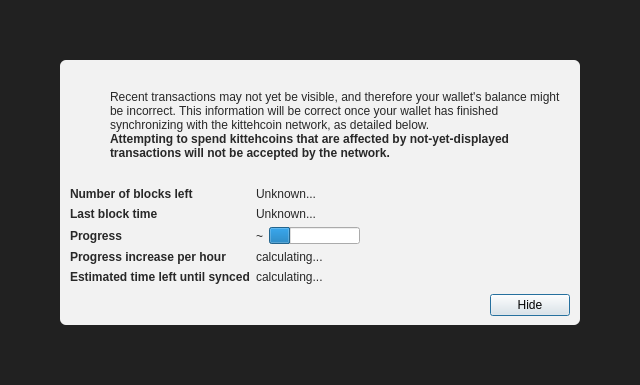
<?xml version="1.0" encoding="UTF-8"?>
<ui version="4.0">
 <class>ModalOverlay</class>
 <widget class="QWidget" name="ModalOverlay">
  <property name="geometry">
   <rect>
    <x>0</x>
    <y>0</y>
    <width>640</width>
    <height>385</height>
   </rect>
  </property>
  <property name="windowTitle">
   <string>Form</string>
  </property>
  <layout class="QVBoxLayout" name="verticalLayout" stretch="0">
   <property name="sizeConstraint">
    <enum>QLayout::SetDefaultConstraint</enum>
   </property>
   <property name="leftMargin">
    <number>0</number>
   </property>
   <property name="topMargin">
    <number>0</number>
   </property>
   <property name="rightMargin">
    <number>0</number>
   </property>
   <property name="bottomMargin">
    <number>0</number>
   </property>
   <item>
    <widget class="QWidget" name="bgWidget" native="true">
     <property name="styleSheet">
      <string notr="true">#bgWidget { background: rgba(0,0,0,220); }</string>
     </property>
     <layout class="QVBoxLayout" name="verticalLayoutMain" stretch="1">
      <property name="leftMargin">
       <number>60</number>
      </property>
      <property name="topMargin">
       <number>60</number>
      </property>
      <property name="rightMargin">
       <number>60</number>
      </property>
      <property name="bottomMargin">
       <number>60</number>
      </property>
      <item>
       <widget class="QWidget" name="contentWidget" native="true">
        <property name="styleSheet">
         <string notr="true">#contentWidget { background: rgba(255,255,255,240); border-radius: 6px; }

QLabel { color: rgb(40,40,40);  }</string>
        </property>
        <layout class="QVBoxLayout" name="verticalLayoutSub" stretch="1,0,0,0">
         <property name="spacing">
          <number>0</number>
         </property>
         <property name="leftMargin">
          <number>10</number>
         </property>
         <property name="topMargin">
          <number>10</number>
         </property>
         <property name="rightMargin">
          <number>10</number>
         </property>
         <property name="bottomMargin">
          <number>10</number>
         </property>
         <item>
          <layout class="QHBoxLayout" name="horizontalLayoutIconText" stretch="0,1">
           <property name="topMargin">
            <number>20</number>
           </property>
           <item>
            <layout class="QVBoxLayout" name="verticalLayoutIcon">
             <property name="leftMargin">
              <number>0</number>
             </property>
             <item>
              <widget class="QPushButton" name="warningIcon">
               <property name="enabled">
                <bool>false</bool>
               </property>
               <property name="text">
                <string/>
               </property>
               <property name="icon">
                <iconset>
                 <normaloff>:/icons/warning</normaloff>
                 <disabledoff>:/icons/warning</disabledoff>:/icons/warning</iconset>
               </property>
               <property name="iconSize">
                <size>
                 <width>48</width>
                 <height>48</height>
                </size>
               </property>
               <property name="flat">
                <bool>true</bool>
               </property>
              </widget>
             </item>
             <item>
              <spacer name="verticalSpacerWarningIcon">
               <property name="orientation">
                <enum>Qt::Vertical</enum>
               </property>
               <property name="sizeHint" stdset="0">
                <size>
                 <width>20</width>
                 <height>40</height>
                </size>
               </property>
              </spacer>
             </item>
            </layout>
           </item>
           <item>
            <layout class="QVBoxLayout" name="verticalLayoutInfoText">
             <property name="leftMargin">
              <number>0</number>
             </property>
             <property name="topMargin">
              <number>0</number>
             </property>
             <item>
              <widget class="QLabel" name="infoText">
               <property name="text">
                <string>Recent transactions may not yet be visible, and therefore your wallet's balance might be incorrect. This information will be correct once your wallet has finished synchronizing with the kittehcoin network, as detailed below.</string>
               </property>
               <property name="textFormat">
                <enum>Qt::RichText</enum>
               </property>
               <property name="wordWrap">
                <bool>true</bool>
               </property>
              </widget>
             </item>
             <item>
              <widget class="QLabel" name="infoTextStrong">
               <property name="font">
                <font>
                 <weight>75</weight>
                 <bold>true</bold>
                </font>
               </property>
               <property name="text">
                <string>Attempting to spend kittehcoins that are affected by not-yet-displayed transactions will not be accepted by the network.</string>
               </property>
               <property name="textFormat">
                <enum>Qt::RichText</enum>
               </property>
               <property name="wordWrap">
                <bool>true</bool>
               </property>
              </widget>
             </item>
             <item>
              <spacer name="verticalSpacerInTextSpace">
               <property name="orientation">
                <enum>Qt::Vertical</enum>
               </property>
               <property name="sizeHint" stdset="0">
                <size>
                 <width>20</width>
                 <height>40</height>
                </size>
               </property>
              </spacer>
             </item>
            </layout>
           </item>
          </layout>
         </item>
         <item>
          <spacer name="verticalSpacerAfterText">
           <property name="orientation">
            <enum>Qt::Vertical</enum>
           </property>
           <property name="sizeHint" stdset="0">
            <size>
             <width>20</width>
             <height>40</height>
            </size>
           </property>
          </spacer>
         </item>
         <item>
          <layout class="QFormLayout" name="formLayout">
           <property name="fieldGrowthPolicy">
            <enum>QFormLayout::FieldsStayAtSizeHint</enum>
           </property>
           <property name="horizontalSpacing">
            <number>6</number>
           </property>
           <property name="verticalSpacing">
            <number>6</number>
           </property>
           <property name="topMargin">
            <number>10</number>
           </property>
           <item row="0" column="0">
            <widget class="QLabel" name="labelNumberOfBlocksLeft">
             <property name="font">
              <font>
               <weight>75</weight>
               <bold>true</bold>
              </font>
             </property>
             <property name="text">
              <string>Number of blocks left</string>
             </property>
            </widget>
           </item>
           <item row="0" column="1">
            <widget class="QLabel" name="numberOfBlocksLeft">
             <property name="text">
              <string>Unknown...</string>
             </property>
            </widget>
           </item>
           <item row="1" column="0">
            <widget class="QLabel" name="labelLastBlockTime">
             <property name="font">
              <font>
               <weight>75</weight>
               <bold>true</bold>
              </font>
             </property>
             <property name="text">
              <string>Last block time</string>
             </property>
            </widget>
           </item>
           <item row="1" column="1">
            <widget class="QLabel" name="newestBlockDate">
             <property name="sizePolicy">
              <sizepolicy hsizetype="Maximum" vsizetype="Preferred">
               <horstretch>0</horstretch>
               <verstretch>0</verstretch>
              </sizepolicy>
             </property>
             <property name="text">
              <string>Unknown...</string>
             </property>
            </widget>
           </item>
           <item row="2" column="0">
            <widget class="QLabel" name="labelSyncDone">
             <property name="font">
              <font>
               <weight>75</weight>
               <bold>true</bold>
              </font>
             </property>
             <property name="text">
              <string>Progress</string>
             </property>
            </widget>
           </item>
           <item row="2" column="1">
            <layout class="QHBoxLayout" name="horizontalLayoutSync" stretch="0,1">
             <item>
              <widget class="QLabel" name="percentageProgress">
               <property name="text">
                <string notr="true">~</string>
               </property>
              </widget>
             </item>
             <item>
              <widget class="QProgressBar" name="progressBar">
               <property name="value">
                <number>24</number>
               </property>
               <property name="format">
                <string/>
               </property>
              </widget>
             </item>
            </layout>
           </item>
           <item row="4" column="0">
            <widget class="QLabel" name="labelProgressIncrease">
             <property name="font">
              <font>
               <weight>75</weight>
               <bold>true</bold>
              </font>
             </property>
             <property name="text">
              <string>Progress increase per hour</string>
             </property>
            </widget>
           </item>
           <item row="4" column="1">
            <widget class="QLabel" name="progressIncreasePerH">
             <property name="text">
              <string>calculating...</string>
             </property>
            </widget>
           </item>
           <item row="5" column="0">
            <widget class="QLabel" name="labelEstimatedTimeLeft">
             <property name="font">
              <font>
               <weight>75</weight>
               <bold>true</bold>
              </font>
             </property>
             <property name="text">
              <string>Estimated time left until synced</string>
             </property>
            </widget>
           </item>
           <item row="5" column="1">
            <widget class="QLabel" name="expectedTimeLeft">
             <property name="text">
              <string>calculating...</string>
             </property>
            </widget>
           </item>
          </layout>
         </item>
         <item>
          <layout class="QHBoxLayout" name="horizontalLayoutButtons">
           <property name="leftMargin">
            <number>10</number>
           </property>
           <property name="topMargin">
            <number>10</number>
           </property>
           <item>
            <spacer name="horizontalSpacer">
             <property name="orientation">
              <enum>Qt::Horizontal</enum>
             </property>
             <property name="sizeHint" stdset="0">
              <size>
               <width>40</width>
               <height>20</height>
              </size>
             </property>
            </spacer>
           </item>
           <item>
            <widget class="QPushButton" name="closeButton">
             <property name="text">
              <string>Hide</string>
             </property>
             <property name="shortcut">
              <string>Esc</string>
             </property>
             <property name="focusPolicy">
              <enum>Qt::StrongFocus</enum>
             </property>
             <property name="default">
              <bool>true</bool>
             </property>
            </widget>
           </item>
          </layout>
         </item>
        </layout>
       </widget>
      </item>
     </layout>
    </widget>
   </item>
  </layout>
 </widget>
 <resources/>
 <connections/>
</ui>
